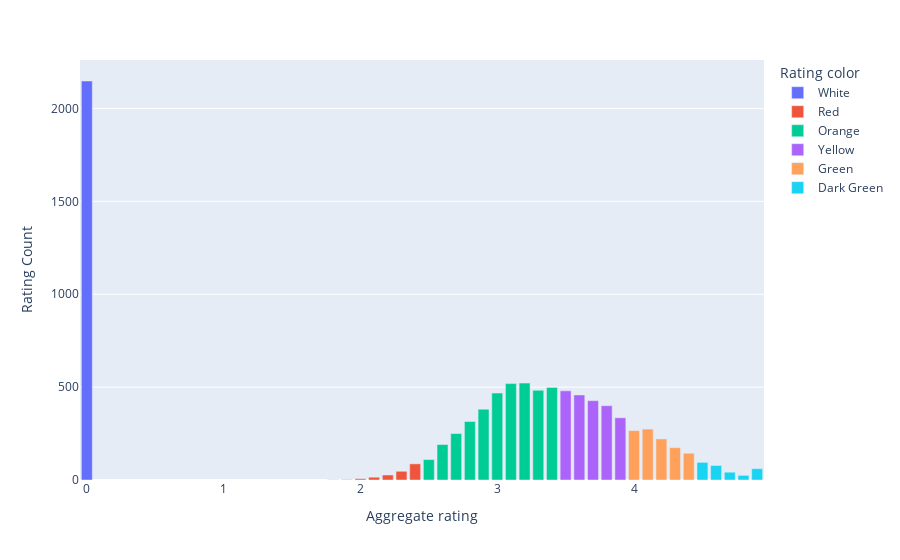

Here is the notebook cell this chart was saved with:
### Code cell
fig = px.bar(ratings, x='Aggregate rating', y='Rating Count', color='Rating color')
fig.show()

### Figure 1 — Plotly figure (JSON) as saved in the notebook; plotly's stock layout.template omitted (floating-point values rounded to 4 significant figures)
{"data": [{"alignmentgroup": "True", "hovertemplate": "Rating color=White<br>Aggregate rating=%{x}<br>Rating Count=%{y}<extra></extra>", "legendgroup": "White", "marker": {"color": "#636efa", "pattern": {"shape": ""}}, "name": "White", "offsetgroup": "White", "orientation": "v", "showlegend": true, "textposition": "auto", "type": "bar", "x": [0], "xaxis": "x", "y": [2148], "yaxis": "y"}, {"alignmentgroup": "True", "hovertemplate": "Rating color=Red<br>Aggregate rating=%{x}<br>Rating Count=%{y}<extra></extra>", "legendgroup": "Red", "marker": {"color": "#EF553B", "pattern": {"shape": ""}}, "name": "Red", "offsetgroup": "Red", "orientation": "v", "showlegend": true, "textposition": "auto", "type": "bar", "x": [1.8, 1.9, 2, 2.1, 2.2, 2.3, 2.4], "xaxis": "x", "y": [1, 2, 7, 15, 27, 47, 87], "yaxis": "y"}, {"alignmentgroup": "True", "hovertemplate": "Rating color=Orange<br>Aggregate rating=%{x}<br>Rating Count=%{y}<extra></extra>", "legendgroup": "Orange", "marker": {"color": "#00cc96", "pattern": {"shape": ""}}, "name": "Orange", "offsetgroup": "Orange", "orientation": "v", "showlegend": true, "textposition": "auto", "type": "bar", "x": [2.5, 2.6, 2.7, 2.8, 2.9, 3, 3.1, 3.2, 3.3, 3.4], "xaxis": "x", "y": [110, 191, 250, 315, 381, 468, 519, 522, 483, 498], "yaxis": "y"}, {"alignmentgroup": "True", "hovertemplate": "Rating color=Yellow<br>Aggregate rating=%{x}<br>Rating Count=%{y}<extra></extra>", "legendgroup": "Yellow", "marker": {"color": "#ab63fa", "pattern": {"shape": ""}}, "name": "Yellow", "offsetgroup": "Yellow", "orientation": "v", "showlegend": true, "textposition": "auto", "type": "bar", "x": [3.5, 3.6, 3.7, 3.8, 3.9], "xaxis": "x", "y": [480, 458, 427, 400, 335], "yaxis": "y"}, {"alignmentgroup": "True", "hovertemplate": "Rating color=Green<br>Aggregate rating=%{x}<br>Rating Count=%{y}<extra></extra>", "legendgroup": "Green", "marker": {"color": "#FFA15A", "pattern": {"shape": ""}}, "name": "Green", "offsetgroup": "Green", "orientation": "v", "showlegend": true, "textposition": "auto", "type": "bar", "x": [4, 4.1, 4.2, 4.3, 4.4], "xaxis": "x", "y": [266, 274, 221, 174, 144], "yaxis": "y"}, {"alignmentgroup": "True", "hovertemplate": "Rating color=Dark Green<br>Aggregate rating=%{x}<br>Rating Count=%{y}<extra></extra>", "legendgroup": "Dark Green", "marker": {"color": "#19d3f3", "pattern": {"shape": ""}}, "name": "Dark Green", "offsetgroup": "Dark Green", "orientation": "v", "showlegend": true, "textposition": "auto", "type": "bar", "x": [4.5, 4.6, 4.7, 4.8, 4.9], "xaxis": "x", "y": [95, 78, 42, 25, 61], "yaxis": "y"}], "layout": {"barmode": "relative", "legend": {"title": {"text": "Rating color"}, "tracegroupgap": 0}, "margin": {"t": 60}, "xaxis": {"anchor": "y", "domain": [0, 1], "title": {"text": "Aggregate rating"}}, "yaxis": {"anchor": "x", "domain": [0, 1], "title": {"text": "Rating Count"}}}}
